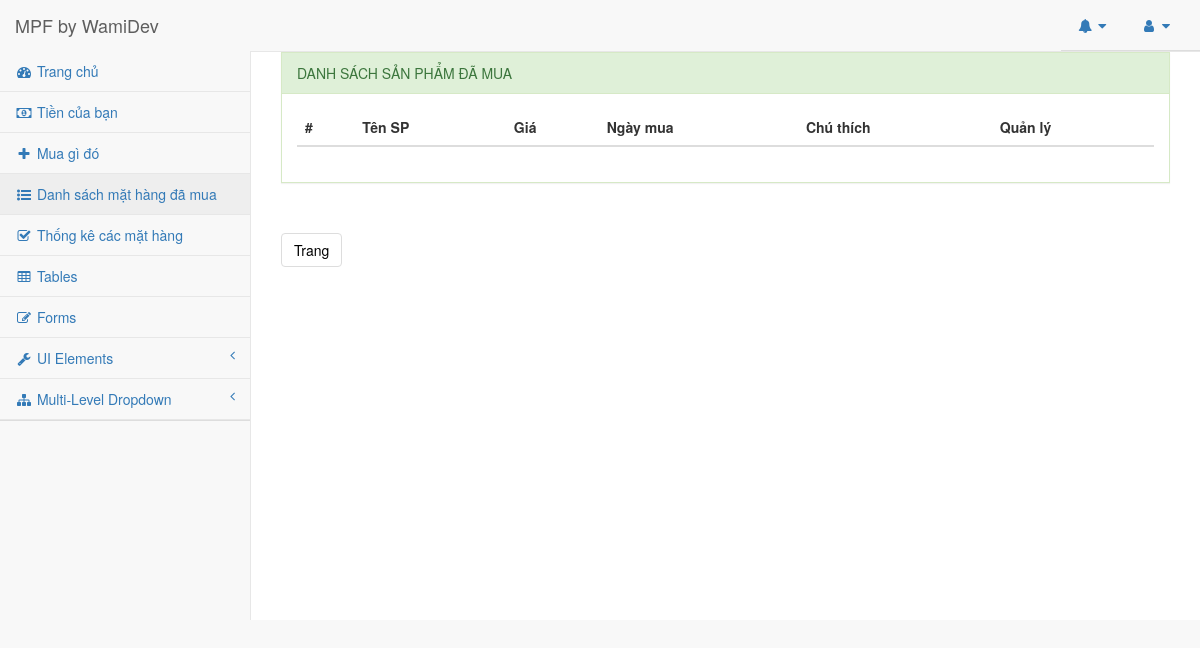
The page /app/index.php?view=listBought (signed in) on the database as committed earlier.
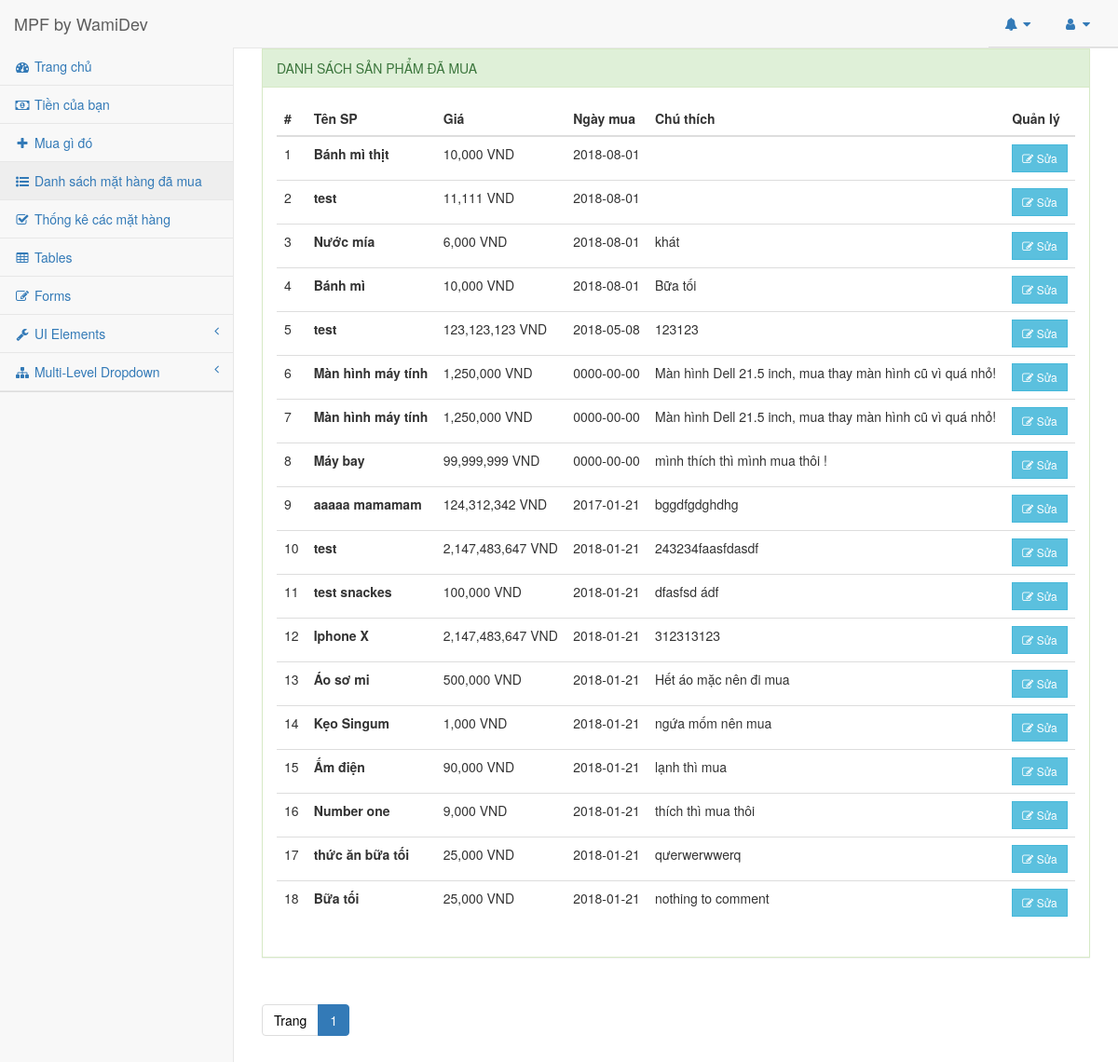
The same page on the database as committed later.
### tables this page shows
CREATE TABLE `mpf_bought` (
  `id` int(5) NOT NULL,
  `type_id` int(5) NOT NULL,
  `name` varchar(100) NOT NULL,
  `cost` int(10) NOT NULL,
  `comment` varchar(1500) NOT NULL,
  `buydate` date NOT NULL,
  `admin_id` int(11) NOT NULL,
  `flag` tinyint(1) NOT NULL DEFAULT '1'
);

### app/core/init.php (called while the page is built, shortened)
<?php
require_once "library/DB.php";
require_once "library/Session.php";
$_domain = "http://localhost/All_project/MSP/";
$session = new Session();
$user = ($session->getUserSession() != '') ? $session->getUserSession() : '';

### app/library/Session.php (called while the page is built, shortened)
<?php
class Session
{
    public function getUserSession()
    {
        return isset($_SESSION['username']) ? $_SESSION['username'] : '';
    }
}

### app/include/loadView.php (called while the page is built, shortened)
<?php
    if (isset($_GET['view'])) {
        $view = $_GET['view'];
    } else {
        $view = 'home';
    }
    include(includeView($view));
    function includeView($view) {
        $view .= 'Template';
        return "templates/$view.php";
    }
?>

### app/controller/listBoughtController.php (called while the page is built, shortened)
<?php
$record_perpage = 50;
$db = new DB();
$db->connect();
$sqlJustBought = "select count(*) as total from mpf_bought";
$total_record = $db->getTotalRecord($sqlJustBought);
$num_page = ceil($total_record["total"]/$record_perpage);
$page = isset($_GET["p"]) ? $_GET["p"]:0;
$page = $page <= 0 ? 0:$page-1;
$from = $page * $record_perpage;
$justBought = getJustBought($from, $record_perpage);
function getJustBought($from, $record_perpage) {
    $db = new DB();
    $db->connect();
    $sqlJustBought = "SELECT * FROM `mpf_bought` ORDER By id DESC LIMIT $from,$record_perpage";
    $justBought = $db->fetchAll($sqlJustBought);
    return $justBought;
}
?>

### app/library/DB.php (called while the page is built, shortened)
<?php
class DB
{
    private $hostname = 'localhost',
            $username = 'root',
            $password = '',
            $database = 'mpf';
    public $conn = NULL;
    public function connect()
    {
        $this->conn = mysqli_connect($this->hostname, $this->username, $this->password, $this->database);
        mysqli_set_charset($this->conn, "UTF8");
    }
    public function getTotalRecord($sql = null)
    {
        $query = mysqli_query($this->conn, $sql);
        if ($query) {
            $row = mysqli_fetch_assoc($query);
            return $row;
        }
    }
    public function fetchAll($sql = null, $type = 0)
    {
        $data = array();
        $query = mysqli_query($this->conn, $sql);
            if ($type == 0) {
                while ($row = mysqli_fetch_assoc($query)) {
                    $data[] = $row;
                }
                return $data;
            }
            if ($type == 1) {
                return mysqli_fetch_assoc($query);
            }
    }
}

### app/templates/listBoughtTemplate.php (the view, shortened to what this page needs)
<?php include "controller/listBoughtController.php";?>
<div class="row">
<div class="col-md-12">
<div class="panel panel-success">
    <div class="panel-heading">
        DANH SÁCH SẢN PHẨM ĐÃ MUA
    </div>
    <div class="panel-body">
        <div class="table-responsive">
            <table class="table">
                <thead>
                    <tr>
                        <th>#</th>
                        <th>Tên SP</th>
                        <th>Giá</th>
                        <th>Ngày mua</th>
                        <th>Chú thích</th>
                        <th>Quản lý</th>
                    </tr>
                </thead>
                <tbody>
                <?php
                    foreach ($justBought as $key => $item) {
                ?>
                    <tr>
                        <td><?= $key+1;?></td>
                        <td>
                            <span style="font-weight: bold"><?= $item['name'];?></span>
                        </td>
                        <td><?= number_format($item['cost']);?> VND</td>
                        <td><?= $item['buydate'];?></td>
                        <td><?= $item['comment'];?></td>
                        <td>
                            <a href="#">
                                <button class="btn btn-info btn-sm">
                                    <i class="fa fa-edit"></i> Sửa
                                </button>
                            </a>
                        </td>
                    </tr>
                <?php } ?>
                </tbody>
            </table>
        </div>
    </div>
</div>
<div style="margin: 50px 0px;">
    <ul class="pagination" style="margin: 0px; padding: 0px; ">
        <li style="pointer-events: none;"><span style=" color: #000">Trang</span></li>
        <?php
            for($i=1; $i<=$num_page; $i++) {
                if (!isset($_GET['p'])) {
                    $page = 1;
                } else {
                    $page = $_GET['p'];
                }
        ?>
        <li class="<?php echo ($page == $i) ? "active":"";?>">
            <a href="?view=listBought&p=<?php echo $i;?>"><?php echo $i;?></a>
        </li>
        <?php }
        ?>
    </ul>
</div>
</div>
</div>

### app/index.php (shortened to what this page needs)
<?php require_once "core/init.php"; ?>
<!DOCTYPE html>
<html lang="en">
<head>
    <?php require_once "include/header.php";?>
</head>
<body>
<?php
    if (!$user) {
        require_once "/templates/loginTemplate.php";
    } else {
?>
<div id="wrapper">
    <nav class="navbar navbar-default navbar-static-top" role="navigation" style="margin-bottom: 0">
        <?php include "include/topNavbar.php";?>
        <?php include "include/sidebar.php";?>
    </nav>
    <div id="page-wrapper">
        <?php include "include/loadView.php";?>
    </div>
</div>
<?php } ?>
</body>
</html>

### app/include/header.php (shortened to what this page needs)
<link href="<?= $_domain;?>public/bootstrap/css/bootstrap.min.css" rel="stylesheet">
<link href="<?= $_domain;?>public/css/metisMenu.min.css" rel="stylesheet">
<link href="<?= $_domain;?>public/css/sb-admin-2.css" rel="stylesheet">
<link href="<?= $_domain;?>public/css/ttsStyle.css" rel="stylesheet">
<link href="<?= $_domain;?>public/font-awesome/css/font-awesome.min.css" rel="stylesheet" type="text/css">
<link href="<?= $_domain;?>public/css/social-button.css" rel="stylesheet" type="text/css">

### app/include/topNavbar.php (shortened to what this page needs)
<div class="navbar-header">
    <a class="navbar-brand" href="index.html">MPF by WamiDev</a>
</div>
<ul class="nav navbar-top-links navbar-right">
    <li class="dropdown">
        <a class="dropdown-toggle" data-toggle="dropdown" href="#">
            <i class="fa fa-bell fa-fw"></i> <i class="fa fa-caret-down"></i>
        </a>
    </li>
    <li class="dropdown">
        <a class="dropdown-toggle" data-toggle="dropdown" href="#">
            <i class="fa fa-user fa-fw"></i> <i class="fa fa-caret-down"></i>
        </a>
    </li>
</ul>

### app/include/sidebar.php (shortened to what this page needs)
<div class="navbar-default sidebar" role="navigation">
    <div class="sidebar-nav navbar-collapse">
        <ul class="nav" id="side-menu">
            <li>
                <a href="?view=home"><i class="fa fa-dashboard fa-fw"></i> Trang chủ</a>
            </li>
            <li>
                <a href="?view=yourMoney"><i class="fa fa-money  fa-fw"></i> Tiền của bạn</a>
            </li>
            <li>
                <a href="?view=newItems"><i class="fa fa-plus  fa-fw"></i> Mua gì đó</a>
            </li>
            <li>
                <a href="?view=listBought"><i class="fa  fa-list-ul  fa-fw"></i> Danh sách mặt hàng đã mua</a>
            </li>
            <li>
                <a href="?view=statistical"><i class="fa   fa-check-square-o  fa-fw"></i> Thống kê các mặt hàng</a>
            </li>
            <li>
                <a href="?view=tables"><i class="fa fa-table fa-fw"></i> Tables</a>
            </li>
            <li>
                <a href="?view=forms"><i class="fa fa-edit fa-fw"></i> Forms</a>
            </li>
            <li>
                <a href="#"><i class="fa fa-wrench fa-fw"></i> UI Elements<span class="fa arrow"></span></a>
            </li>
            <li>
                <a href="#"><i class="fa fa-sitemap fa-fw"></i> Multi-Level Dropdown<span class="fa arrow"></span></a>
            </li>
        </ul>
    </div>
</div>

### public/css/sb-admin-2.css (style rules this page uses)
body { background-color: #f8f8f8; }
#wrapper { width: 100%; }
#page-wrapper { padding: 0 15px; min-height: 568px; background-color: white; }
@media (min-width: 768px) { #page-wrapper { position: inherit; margin: 0 0 0 250px; padding: 0 30px; border-left: 1px solid #e7e7e7; } }
.navbar-top-links { margin-right: 0; }
.navbar-top-links li { display: inline-block; }
.navbar-top-links li:last-child { margin-right: 15px; }
.navbar-top-links li a { padding: 15px; min-height: 50px; }
.sidebar .sidebar-nav.navbar-collapse { padding-left: 0; padding-right: 0; }
.sidebar ul li { border-bottom: 1px solid #e7e7e7; }
.sidebar ul li a.active { background-color: #eeeeee; }
.sidebar .arrow { float: right; }
.sidebar .fa.arrow:before { content: "\f104"; }
@media (min-width: 768px) { .sidebar { z-index: 1; position: absolute; width: 250px; margin-top: 51px; } }

### app/index.php (style rules this page uses)
.panel { border-radius: 0%; }
.btn { border-radius: 0%; }
.panel-heading { border-radius: 0%; }
.nav { border-radius: 0%; border-bottom: 1px solid #ddd }

Rows that differ between the two databases and show on the page:
added mpf_bought: name "Bánh mì thịt", cost "10,000", buydate "2018-08-01"
added mpf_bought: name "test", cost "11,111", buydate "2018-08-01"
added mpf_bought: name "Nước mía", cost "6,000", buydate "2018-08-01", comment "khát"
added mpf_bought: name "Bánh mì", cost "10,000", buydate "2018-08-01", comment "Bữa tối"
added mpf_bought: name "test", cost "123,123,123", buydate "2018-05-08", comment "123123"
added mpf_bought: name "Màn hình máy tính", cost "1,250,000", buydate "0000-00-00", comment "Màn hình Dell 21.5 inch, mua thay màn hình cũ vì quá nhỏ!"
added mpf_bought: name "Màn hình máy tính", cost "1,250,000", buydate "0000-00-00", comment "Màn hình Dell 21.5 inch, mua thay màn hình cũ vì quá nhỏ!"
added mpf_bought: name "Máy bay", cost "99,999,999", buydate "0000-00-00", comment "mình thích thì mình mua thôi !"
added mpf_bought: name "aaaaa mamamam", cost "124,312,342", buydate "2017-01-21", comment "bggdfgdghdhg"
added mpf_bought: name "test", cost "2,147,483,647", buydate "2018-01-21", comment "243234faasfdasdf"
added mpf_bought: name "test snackes", cost "100,000", buydate "2018-01-21", comment "dfasfsd ádf"
added mpf_bought: name "Iphone X", cost "2,147,483,647", buydate "2018-01-21", comment "312313123"
added mpf_bought: name "Áo sơ mi", cost "500,000", buydate "2018-01-21", comment "Hết áo mặc nên đi mua"
added mpf_bought: name "Kẹo Singum", cost "1,000", buydate "2018-01-21", comment "ngứa mốm nên mua"
added mpf_bought: name "Ấm điện", cost "90,000", buydate "2018-01-21", comment "lạnh thì mua"
added mpf_bought: name "Number one", cost "9,000", buydate "2018-01-21", comment "thích thì mua thôi"
added mpf_bought: name "thức ăn bữa tối", cost "25,000", buydate "2018-01-21", comment "qưerwerwwerq"
added mpf_bought: name "Bữa tối", cost "25,000", buydate "2018-01-21", comment "nothing to comment"
Other text that changed with them:
new list line: "1"
